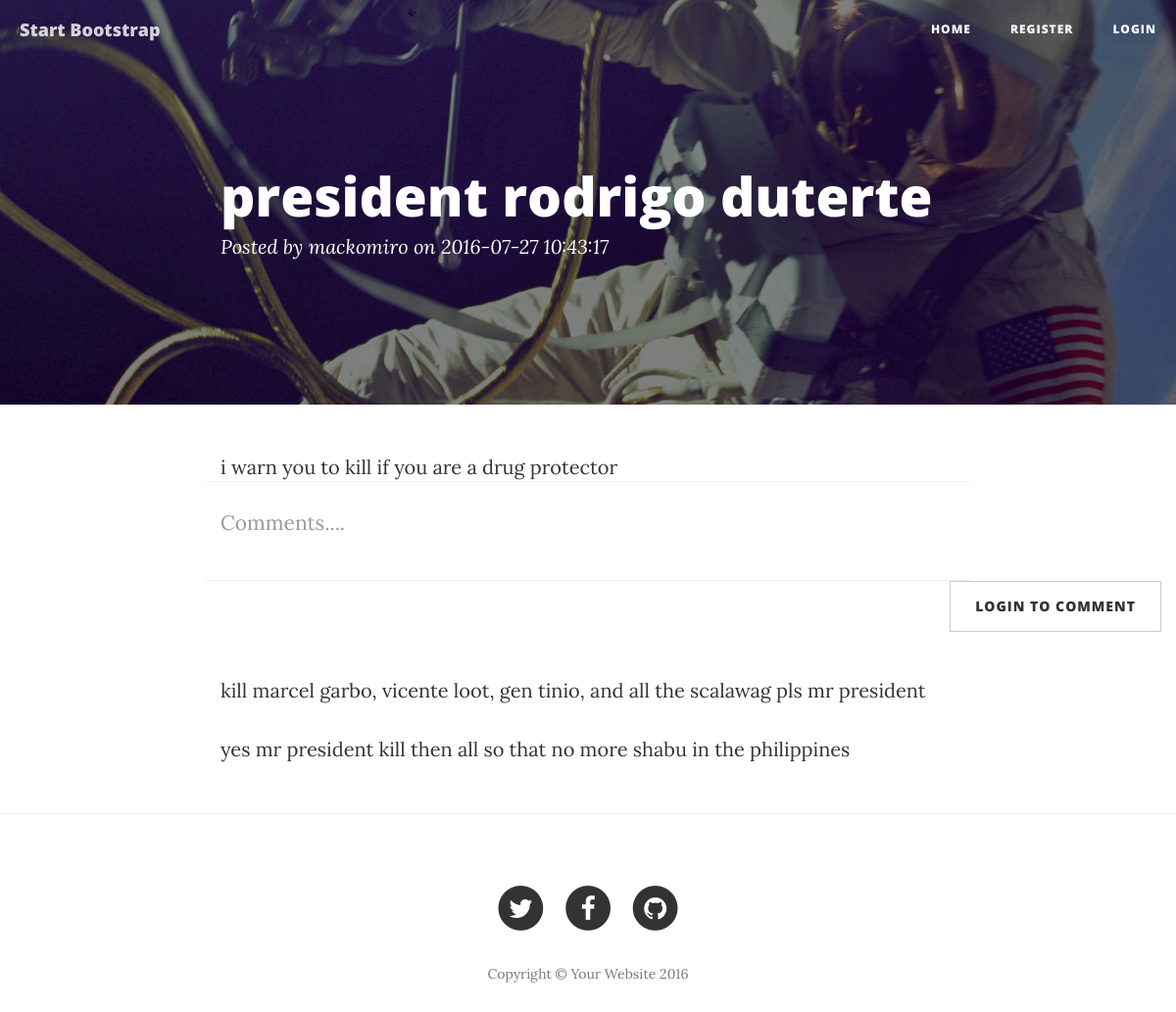
The app's page /blog-view/details/president-rodrigo-duterte with its own data.
### tables this page shows
CREATE TABLE `blogs` (
  `id` int(11) NOT NULL,
  `title` varchar(150) DEFAULT NULL,
  `slug` varchar(150) DEFAULT NULL,
  `content` text NOT NULL,
  `user_id` int(11) NOT NULL,
  `created_at` datetime NOT NULL DEFAULT '0000-00-00 00:00:00',
  `updated_at` timestamp NOT NULL DEFAULT CURRENT_TIMESTAMP
);

CREATE TABLE `users` (
  `id` int(11) NOT NULL,
  `email_address` varchar(50) NOT NULL,
  `password` varchar(50) NOT NULL,
  `username` varchar(50) NOT NULL,
  `first_name` varchar(100) NOT NULL,
  `last_name` varchar(100) NOT NULL,
  `deleted_flag` int(11) NOT NULL,
  `created_at` datetime DEFAULT NULL,
  `updated_at` timestamp NOT NULL DEFAULT CURRENT_TIMESTAMP
);

CREATE TABLE `comments` (
  `id` int(11) NOT NULL,
  `blog_id` int(11) NOT NULL,
  `content` text NOT NULL,
  `created_at` datetime NOT NULL DEFAULT '0000-00-00 00:00:00',
  `updated_at` timestamp NOT NULL DEFAULT CURRENT_TIMESTAMP
);

### application/libraries/Template_lib.php (called while the page is built, shortened)
<?php
class Template_lib{
    var $template_data = array();
    public function set_value($name, $value){
          $this->template_data[$name] = $value;
    }
    public function set_view($template='', $contentview='', $data=array(),$return=FALSE){
        $this->CI = & get_instance();
        $this->set_value('main_content', $this->CI->load->view($contentview, $data, TRUE));
        return $this->CI->load->view($template, $this->template_data, $return);
    }
}

### application/controllers/Blog_view.php (called while the page is built, shortened)
<?php
class Blog_view extends CI_Controller {
	public function __construct(){
		$sessionData = $this->session->userdata('loggedIn');
		$this->data['id'] = $sessionData['id'];
	}
	public function details(){
		$this->data['title'] = 'Details ';
		$uri = $this->uri->segment(3);
		$this->data['getBlogDetails'] = $this->pm->getBlogDetails($uri);
		$this->data['getComments'] = $this->pm->getComments($this->data['getBlogDetails']->id);
		$this->template_lib->set_view('index_view', 'blog_post_view', $this->data);
	}
}

### index.php (called while the page is built, shortened)
<?php
require_once BASEPATH.'core/CodeIgniter.php';

### application/models/Post_model.php (called while the page is built, shortened)
<?php
class Post_model extends CI_Model {
	public function getComments($blogId){
		return $this->db->get_where('comments', array('blog_id'=> $blogId))->result_object();
	}
	public function getBlogDetails($slug){
		 return $this->db->select('
                                   b.id,
								   b.user_id,
								   b.title,
								   b.slug,
								   b.content,
								   b.updated_at,
								   u.first_name,
								   u.last_name
                                    ')
                            ->from('blogs b')
                            ->join('users u', 'u.id=b.user_id')
							->where('b.slug', $slug)
							->order_by('b.updated_at', 'DESC')
                            ->get()->row_object();
	}
}

### application/views/blog_post_view.php (the view, shortened to what this page needs)
<header class="intro-header" style="background-image: url('<?php echo base_url();?>assets/img/post-bg.jpg')">
    <div class="container">
        <div class="row">
            <div class="col-lg-8 col-lg-offset-2 col-md-10 col-md-offset-1">
                <div class="post-heading">
                    <h1><?php echo $getBlogDetails->title;?></h1>
                    <span class="meta">Posted by <a href="#"><?php echo $getBlogDetails->first_name;?><?php echo $getBlogDetails->last_name;?></a> on <?php echo $getBlogDetails->updated_at;?></span>
                </div>
            </div>
        </div>
    </div>
</header>
<article>
    <div class="container">
        <div class="row">
            <div class="col-lg-8 col-lg-offset-2 col-md-10 col-md-offset-1">
	<?php echo $getBlogDetails->content; ?>
            </div>
<br>
<form action="<?php echo base_url().'blog-view/add-comments'?>" method="post">
	<div class="col-lg-8 col-lg-offset-2 col-md-10 col-md-offset-1">
		 <div class="row control-group">
			<div class="form-group col-xs-12 floating-label-form-group controls">
				<textarea name="comments" class="form-control" placeholder="Comments...."></textarea>
			</div>
		</div>
	</div>
	 <div class="row">
			<div class="form-group col-xs-12">
				<?php if($this->session->userdata('loggedIn')): ?>
					<input type="hidden" name="slugName" value="<?php echo $getBlogDetails->slug; ?>" />
					<input type="hidden" name="blogId" value="<?php echo $getBlogDetails->id; ?>" />
					<button type="submit" class="btn btn-default pull-right">Add Comments</button>
				<?php else: ?>
					<a href="<?php echo base_url().'login.html'?>" class="btn btn-default pull-right">Login to comment</a>
				<?php endif;?>
			</div>
	 </div>
</form>
<div class="col-lg-8 col-lg-offset-2 col-md-10 col-md-offset-1">
	<?php foreach($getComments as $comment): ?>
		<p><?php echo $comment->content;?></p>
	<?php endforeach;?>
            </div>
        </div>
    </div>
</article>
<hr>

### records on screen
blogs: title "president rodrigo duterte", user.first_name "macko", user.last_name "miro", updated_at "2016-07-27 10:43:17", content "i warn you to kill if you are a drug protector"
comments: content "kill marcel garbo, vicente loot, gen tinio, and all the scalawag pls mr president"
comments: content "yes mr president kill then all so that no more shabu in the philippines"
